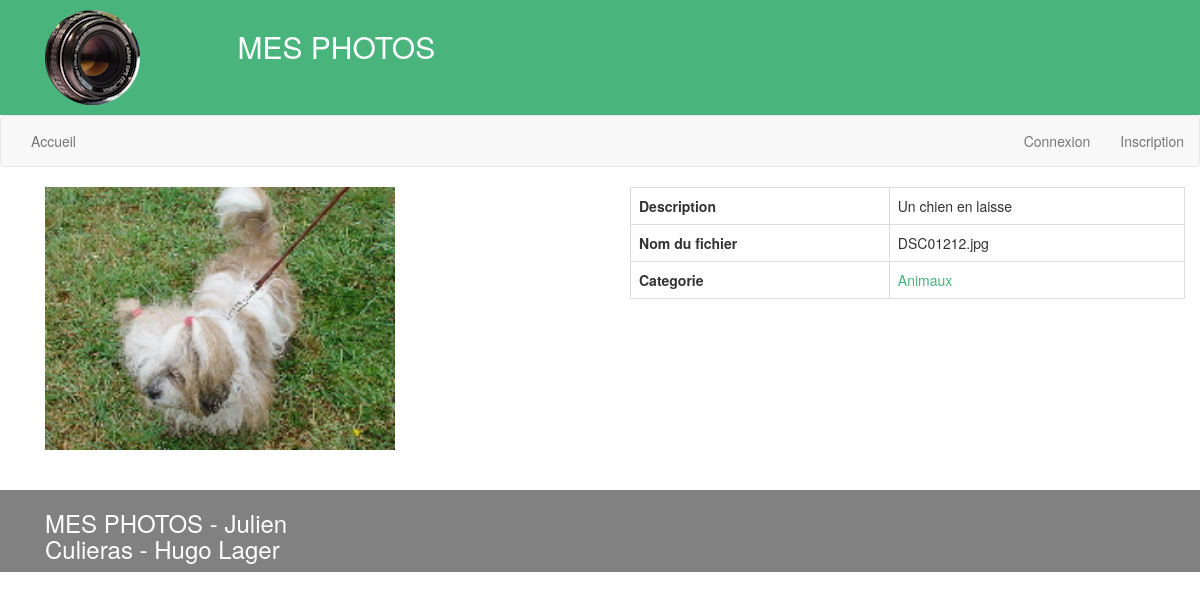
The page /mvc_maison/index.php?page=detailPhoto&photo=2 on the database its author committed.
### tables this page shows
CREATE TABLE `Photo` (
  `photoId` int(5) NOT NULL,
  `nomFich` varchar(255) NOT NULL,
  `description` varchar(255) NOT NULL,
  `catId` int(5) NOT NULL
);

CREATE TABLE `Categorie` (
  `catId` int(5) NOT NULL,
  `nomCat` varchar(255) NOT NULL
);

### mvc_maison/index.php (called while the page is built, shortened)
<?php
if(isset($_GET['page']))
{
  $page = htmlspecialchars($_GET['page']);
}
else
	$page='accueil';
require_once(PATH_CONTROLLERS.$page.'.php');
?>

### mvc_maison/models/PhotoDAO.php (called while the page is built, shortened)
<?php
require_once(PATH_MODELS.'DAO.php');
class PhotoDAO extends DAO
{
    public function getPhoto($idPhoto){
        require_once (PATH_ENTITY.'Photo.php');
        $param = array($idPhoto);
        $res = $this->queryRow('select * from photo where photoId = ?', $param);
        if ($res){
            $caracsPhoto = new Photo(
                $res['photoId'],
                $res['nomFich'],
                $res['description'],
                $res['catId']);
            return $caracsPhoto;
        }
        return null;
    }
}

### mvc_maison/models/Connexion.php (called while the page is built, shortened)
<?php
class Connexion
{
  private $_bdd = null;
  private static $_instance = null;
  private function __construct ()
  {
	$this->_bdd = new PDO('mysql:host='.BD_HOST.'; dbname='.BD_DBNAME.'; charset=utf8', BD_USER, BD_PWD);
	$this->_bdd->setAttribute(PDO::ATTR_ERRMODE, PDO::ERRMODE_EXCEPTION);
  }
  public static function getInstance()
  {
    if(is_null(self::$_instance))
      self::$_instance = new Connexion();
    return self::$_instance;
  }
  public function getBdd()
  {
    return $this->_bdd;
  }
}

### mvc_maison/models/DAO.php (called while the page is built, shortened)
<?php
require_once(PATH_MODELS.'Connexion.php');
abstract class DAO
{
      private function _requete($sql, $args = null)
      {
            if ($args == null)
            {
                $pdos = Connexion::getInstance()->getBdd()->query($sql);
            }
            else
            {
                $pdos = Connexion::getInstance()->getBdd()->prepare($sql);
                $pdos->execute($args);
            }
            return $pdos;
      }
      public function queryRow($sql, $args = null)
      {
        try
        {
            $pdos = $this->_requete($sql, $args);
            $res = $pdos->fetch();
        }
        catch(PDOException $e)
        {
              $this->_erreur = $e->getMessage();
              $res = false;
        }
          return $res;
      }
}

### mvc_maison/entity/Photo.php (called while the page is built, shortened)
<?php
class Photo
{
    private $_nomFich;
    private $_description;
    private $_categorie;
    function __construct($idPhoto, $nomFich, $description, $idCategorie)
    {
        $this->_nomFich = $nomFich;
        $this->_description = $description;
        $this->_categorie = $idCategorie;
    }
    public function getNomFich()
    {
        return $this->_nomFich;
    }
    public function getDescription()
    {
        return $this->_description;
    }
    public function getCategorie()
    {
        return $this->_categorie;
    }
}

### mvc_maison/models/CategorieDAO.php (called while the page is built, shortened)
<?php
require_once(PATH_MODELS.'DAO.php');
class CategorieDAO extends DAO
{
    public function getCategorie($catId){
        require_once (PATH_ENTITY.'Categorie.php');
        $param = array($catId);
        $res = $this->queryRow('select * from categorie WHERE catId = ?', $param);
        if ($res){
            $caracsCategorie = new Categorie(
                $res['catId'],
                $res['nomCat']);
            return $caracsCategorie;
        }
        return null;
    }
}

### mvc_maison/entity/Categorie.php (called while the page is built, shortened)
<?php
class Categorie
{
    private $_idCat;
    private $_nomCat;
    function __construct($idCat, $nomCat)
    {
        $this->_idCat = $idCat;
        $this->_nomCat = $nomCat;
    }
    public function getIdCat()
    {
        return $this->_idCat;
    }
    public function getNomCat()
    {
        return $this->_nomCat;
    }
}

### mvc_maison/views/v_detailPhoto.php (the view, shortened to what this page needs)
<div class="row">
    <div class="col-lg-6">
        <img
            src= "<?= PATH_GALERIE . $caracsPhoto->getNomFich() ?>"
            alt= <?= $caracsPhoto->getDescription() ?>
            width="350px"
        />
    </div>
    <div class="col-lg-6">
        <table class="table table-bordered">
            <tr>
                <th> Description </th>
                <td> <?= $caracsPhoto->getDescription() ?> </td>
            </tr>
            <tr>
                <th> Nom du fichier </th>
                <td> <?= $caracsPhoto->getNomFich() ?> </td>
            </tr>
            <tr>
                <th> Categorie </th>
                <td>
                    <a href= <?= 'index.php?page=accueil&catId=' . $caracsCategorie->getIdCat() ?> >
                        <?= $caracsCategorie->getNomCat() ?>
                    </a>
                </td>
            </tr>
        </table>
    </div>
</div>

### mvc_maison/assets/css/css.css (style rules this page uses)
a, a:hover { color: #49B47C; }

### rows shown on the page
photo: nomFich (picture), description "Un chien en laisse", nomFich "DSC01212.jpg"
categorie: nomCat "Animaux"

### other values the page prints
TITRE "MES PHOTOS"
MENU_ACCUEIL "Accueil"
MENU_LOGIN "Connexion"
MENU_REGISTER "Inscription"
AUTEUR "Julien Culieras - Hugo Lager"
